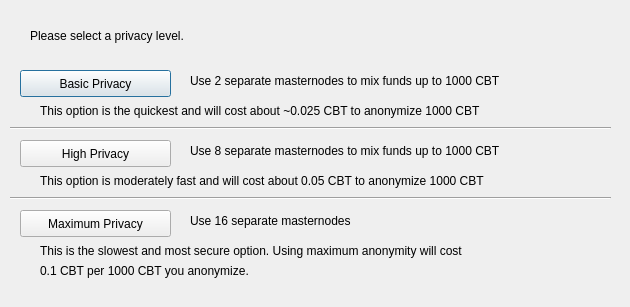
<?xml version="1.0" encoding="UTF-8"?>
<ui version="4.0">
 <class>DarksendConfig</class>
 <widget class="QDialog" name="DarksendConfig">
  <property name="geometry">
   <rect>
    <x>0</x>
    <y>0</y>
    <width>630</width>
    <height>307</height>
   </rect>
  </property>
  <property name="windowTitle">
   <string>Configure Darksend</string>
  </property>
  <widget class="QPushButton" name="buttonBasic">
   <property name="geometry">
    <rect>
     <x>20</x>
     <y>70</y>
     <width>151</width>
     <height>27</height>
    </rect>
   </property>
   <property name="text">
    <string>Basic Privacy</string>
   </property>
  </widget>
  <widget class="QPushButton" name="buttonHigh">
   <property name="geometry">
    <rect>
     <x>20</x>
     <y>140</y>
     <width>151</width>
     <height>27</height>
    </rect>
   </property>
   <property name="text">
    <string>High Privacy</string>
   </property>
  </widget>
  <widget class="QPushButton" name="buttonMax">
   <property name="geometry">
    <rect>
     <x>20</x>
     <y>210</y>
     <width>151</width>
     <height>27</height>
    </rect>
   </property>
   <property name="text">
    <string>Maximum Privacy</string>
   </property>
  </widget>
  <widget class="QLabel" name="label">
   <property name="geometry">
    <rect>
     <x>30</x>
     <y>20</y>
     <width>571</width>
     <height>31</height>
    </rect>
   </property>
   <property name="text">
    <string>Please select a privacy level.</string>
   </property>
  </widget>
  <widget class="QLabel" name="label_2">
   <property name="geometry">
    <rect>
     <x>190</x>
     <y>70</y>
     <width>421</width>
     <height>21</height>
    </rect>
   </property>
   <property name="text">
    <string>Use 2 separate masternodes to mix funds up to 1000 CBT</string>
   </property>
  </widget>
  <widget class="QLabel" name="label_3">
   <property name="geometry">
    <rect>
     <x>190</x>
     <y>140</y>
     <width>411</width>
     <height>21</height>
    </rect>
   </property>
   <property name="text">
    <string>Use 8 separate masternodes to mix funds up to 1000 CBT</string>
   </property>
  </widget>
  <widget class="QLabel" name="label_4">
   <property name="geometry">
    <rect>
     <x>190</x>
     <y>210</y>
     <width>421</width>
     <height>21</height>
    </rect>
   </property>
   <property name="text">
    <string>Use 16 separate masternodes</string>
   </property>
  </widget>
  <widget class="QLabel" name="label_6">
   <property name="geometry">
    <rect>
     <x>40</x>
     <y>100</y>
     <width>561</width>
     <height>21</height>
    </rect>
   </property>
   <property name="text">
    <string>This option is the quickest and will cost about ~0.025 CBT to anonymize 1000 CBT</string>
   </property>
  </widget>
  <widget class="QLabel" name="label_7">
   <property name="geometry">
    <rect>
     <x>40</x>
     <y>170</y>
     <width>561</width>
     <height>21</height>
    </rect>
   </property>
   <property name="text">
    <string>This option is moderately fast and will cost about 0.05 CBT to anonymize 1000 CBT</string>
   </property>
  </widget>
  <widget class="QLabel" name="label_8">
   <property name="geometry">
    <rect>
     <x>40</x>
     <y>240</y>
     <width>561</width>
     <height>21</height>
    </rect>
   </property>
   <property name="text">
    <string>This is the slowest and most secure option. Using maximum anonymity will cost</string>
   </property>
  </widget>
  <widget class="QLabel" name="label_9">
   <property name="geometry">
    <rect>
     <x>40</x>
     <y>260</y>
     <width>561</width>
     <height>21</height>
    </rect>
   </property>
   <property name="text">
    <string>0.1 CBT per 1000 CBT you anonymize.</string>
   </property>
  </widget>
  <widget class="Line" name="line">
   <property name="geometry">
    <rect>
     <x>10</x>
     <y>120</y>
     <width>601</width>
     <height>16</height>
    </rect>
   </property>
   <property name="orientation">
    <enum>Qt::Horizontal</enum>
   </property>
  </widget>
  <widget class="Line" name="line_2">
   <property name="geometry">
    <rect>
     <x>10</x>
     <y>190</y>
     <width>601</width>
     <height>16</height>
    </rect>
   </property>
   <property name="orientation">
    <enum>Qt::Horizontal</enum>
   </property>
  </widget>
 </widget>
 <resources/>
 <connections/>
</ui>
